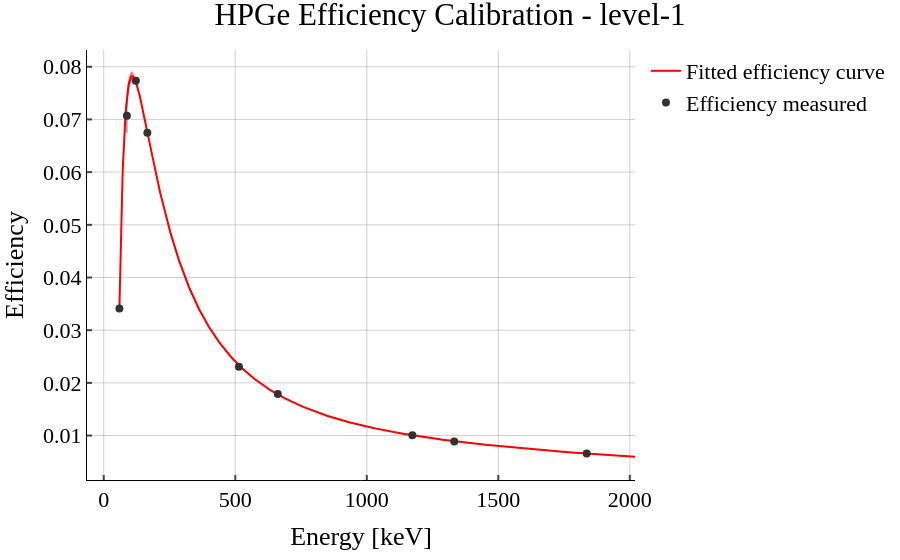

This figure's notebook cell:
### Code cell
perform_calibration(
    levels = [1],#,2,3, 4, 5, 6, 7, 8, 9, 10],
    calib_source_data=calib_source_data,
    with_aluminum_foil = True,
    detector_name = 'Toptunov',
    raw_data_dir =    '../calibration_data/calib_2026/Toptunov/with_alu_foil_Sept',
    out_dir_plots =   '../calibration_data/processed_data/calib_2026/Toptunov/with_alu_foil_Sept',
    out_dir_results = '../calibration_data/processed_data/calib_2026/Toptunov/with_alu_foil_Sept',
    save_plots = True,
    compare_to_old_calibration = False
)

### Figure 1 — Plotly figure (JSON) as saved in the notebook; plotly's stock layout.template omitted (floating-point values rounded to 4 significant figures; data arrays with more than 128 entries replaced by an {"elided": "..."} marker saying what was removed)
{"data": [{"error_x": {"color": "rgba(63, 63, 63, 0.81)", "thickness": 1, "width": 0}, "error_y": {"color": "rgba(63, 63, 63, 0.81)", "thickness": 1, "width": 0}, "fill": "toself", "fillcolor": "rgba(255,0,0,0.5)", "hoverinfo": "skip", "line": {"color": "rgba(255,255,255,0)"}, "name": "Fit uncertainty", "showlegend": false, "type": "scatter", "x": {"elided": "2000 float values"}, "y": {"elided": "2000 float values"}}, {"error_x": {"color": "rgba(63, 63, 63, 0.81)", "thickness": 1, "width": 0}, "error_y": {"color": "rgba(63, 63, 63, 0.81)", "thickness": 1, "width": 0}, "line": {"color": "rgba(255,0,0,1)"}, "mode": "lines", "name": "Fitted efficiency curve", "type": "scatter", "x": {"elided": "1000 float values"}, "y": {"elided": "1000 float values"}}, {"error_x": {"array": [0.0, 0.0, 0.0, 0.0, 0.0, 0.0, 0.0, 0.0, 0.0], "color": "rgba(63, 63, 63, 0.81)", "thickness": 1, "type": "data", "visible": true, "width": 0}, "error_y": {"array": [0.0004928, 0.003226, 0.0005825, 0.0005592, 0.000352, 0.0001548, 0.0001419, 0.0001242, 7.176e-05], "color": "rgba(63, 63, 63, 0.81)", "thickness": 1, "type": "data", "visible": true, "width": 0}, "marker": {"color": "rgba(50,50,50,1)", "size": 8}, "mode": "markers", "name": "Efficiency measured", "type": "scatter", "x": [59.54, 88.03, 122.1, 165.9, 514.0, 661.7, 1173.0, 1332.0, 1836.0], "y": [0.0341, 0.0707, 0.07735, 0.0675, 0.02305, 0.01789, 0.01007, 0.008876, 0.006596]}], "layout": {"paper_bgcolor": "rgba(0,0,0,0)", "plot_bgcolor": "rgba(0,0,0,0)", "title": {"text": "HPGe Efficiency Calibration - level-1"}, "xaxis": {"title": {"text": "Energy [keV]"}}, "yaxis": {"title": {"text": "Efficiency"}}}}
